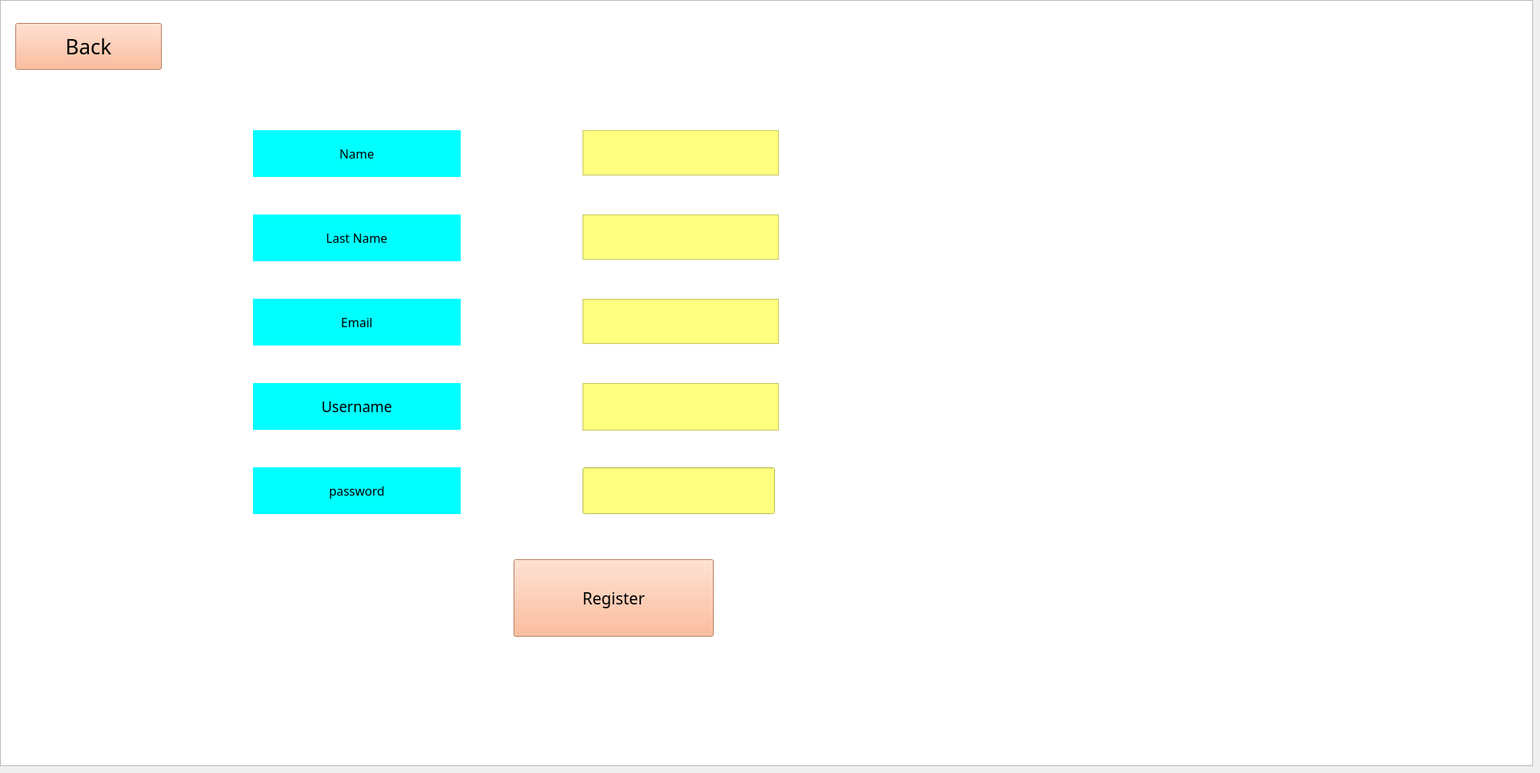
    <widget class="QWidget" name="page_3">
     <widget class="QPushButton" name="register_button">
      <property name="geometry">
       <rect>
        <x>670</x>
        <y>730</y>
        <width>261</width>
        <height>101</height>
       </rect>
      </property>
      <property name="font">
       <font>
        <family>Edwardian Script ITC</family>
        <pointsize>16</pointsize>
       </font>
      </property>
      <property name="styleSheet">
       <string notr="true">background-color: rgb(255, 170, 127);</string>
      </property>
      <property name="text">
       <string>Register</string>
      </property>
     </widget>
     <widget class="QTextEdit" name="email_text_register">
      <property name="geometry">
       <rect>
        <x>760</x>
        <y>390</y>
        <width>256</width>
        <height>59</height>
       </rect>
      </property>
      <property name="maximumSize">
       <size>
        <width>16777215</width>
        <height>125</height>
       </size>
      </property>
      <property name="styleSheet">
       <string notr="true">background-color: rgb(255, 255, 127);</string>
      </property>
     </widget>
     <widget class="QLabel" name="password_label_register">
      <property name="geometry">
       <rect>
        <x>330</x>
        <y>610</y>
        <width>271</width>
        <height>61</height>
       </rect>
      </property>
      <property name="font">
       <font>
        <family>Edwardian Script ITC</family>
        <pointsize>12</pointsize>
       </font>
      </property>
      <property name="styleSheet">
       <string notr="true">background-color: rgb(0, 255, 255);</string>
      </property>
      <property name="text">
       <string>password</string>
      </property>
      <property name="alignment">
       <set>Qt::AlignCenter</set>
      </property>
     </widget>
     <widget class="QLabel" name="email_label_register">
      <property name="geometry">
       <rect>
        <x>330</x>
        <y>390</y>
        <width>271</width>
        <height>61</height>
       </rect>
      </property>
      <property name="font">
       <font>
        <family>Edwardian Script ITC</family>
        <pointsize>12</pointsize>
       </font>
      </property>
      <property name="styleSheet">
       <string notr="true">background-color: rgb(0, 255, 255);</string>
      </property>
      <property name="text">
       <string>Email</string>
      </property>
      <property name="scaledContents">
       <bool>false</bool>
      </property>
      <property name="alignment">
       <set>Qt::AlignCenter</set>
      </property>
     </widget>
     <widget class="QLabel" name="name_label_register">
      <property name="geometry">
       <rect>
        <x>330</x>
        <y>170</y>
        <width>271</width>
        <height>61</height>
       </rect>
      </property>
      <property name="font">
       <font>
        <family>Edwardian Script ITC</family>
        <pointsize>12</pointsize>
       </font>
      </property>
      <property name="styleSheet">
       <string notr="true">background-color: rgb(0, 255, 255);</string>
      </property>
      <property name="text">
       <string>Name</string>
      </property>
      <property name="scaledContents">
       <bool>true</bool>
      </property>
      <property name="alignment">
       <set>Qt::AlignCenter</set>
      </property>
     </widget>
     <widget class="QTextEdit" name="name_text_register">
      <property name="geometry">
       <rect>
        <x>760</x>
        <y>170</y>
        <width>256</width>
        <height>59</height>
       </rect>
      </property>
      <property name="maximumSize">
       <size>
        <width>16777215</width>
        <height>125</height>
       </size>
      </property>
      <property name="styleSheet">
       <string notr="true">background-color: rgb(255, 255, 127);</string>
      </property>
     </widget>
     <widget class="QLabel" name="lastname_label_register">
      <property name="geometry">
       <rect>
        <x>330</x>
        <y>280</y>
        <width>271</width>
        <height>61</height>
       </rect>
      </property>
      <property name="font">
       <font>
        <family>Edwardian Script ITC</family>
        <pointsize>12</pointsize>
       </font>
      </property>
      <property name="styleSheet">
       <string notr="true">background-color: rgb(0, 255, 255);</string>
      </property>
      <property name="text">
       <string>Last Name</string>
      </property>
      <property name="scaledContents">
       <bool>false</bool>
      </property>
      <property name="alignment">
       <set>Qt::AlignCenter</set>
      </property>
     </widget>
     <widget class="QTextEdit" name="lastname_text_register">
      <property name="geometry">
       <rect>
        <x>760</x>
        <y>280</y>
        <width>256</width>
        <height>59</height>
       </rect>
      </property>
      <property name="maximumSize">
       <size>
        <width>16777215</width>
        <height>125</height>
       </size>
      </property>
      <property name="styleSheet">
       <string notr="true">background-color: rgb(255, 255, 127);</string>
      </property>
     </widget>
     <widget class="QLabel" name="username_label_register">
      <property name="geometry">
       <rect>
        <x>330</x>
        <y>500</y>
        <width>271</width>
        <height>61</height>
       </rect>
      </property>
      <property name="font">
       <font>
        <family>Edwardian Script ITC</family>
        <pointsize>14</pointsize>
       </font>
      </property>
      <property name="styleSheet">
       <string notr="true">background-color: rgb(0, 255, 255);</string>
      </property>
      <property name="text">
       <string>Username</string>
      </property>
      <property name="scaledContents">
       <bool>false</bool>
      </property>
      <property name="alignment">
       <set>Qt::AlignCenter</set>
      </property>
     </widget>
     <widget class="QTextEdit" name="username_text_register">
      <property name="geometry">
       <rect>
        <x>760</x>
        <y>500</y>
        <width>256</width>
        <height>62</height>
       </rect>
      </property>
      <property name="maximumSize">
       <size>
        <width>16777215</width>
        <height>125</height>
       </size>
      </property>
      <property name="styleSheet">
       <string notr="true">background-color: rgb(255, 255, 127);</string>
      </property>
     </widget>
     <widget class="QGraphicsView" name="graphicsView_3">
      <property name="geometry">
       <rect>
        <x>0</x>
        <y>0</y>
        <width>2000</width>
        <height>1000</height>
       </rect>
      </property>
      <property name="styleSheet">
       <string notr="true">background-image: url(:/newPrefix/writing-pad-3583553_1280.jpg);</string>
      </property>
     </widget>
     <widget class="QPushButton" name="back_register_page">
      <property name="geometry">
       <rect>
        <x>20</x>
        <y>30</y>
        <width>191</width>
        <height>61</height>
       </rect>
      </property>
      <property name="font">
       <font>
        <family>Edwardian Script ITC</family>
        <pointsize>20</pointsize>
       </font>
      </property>
      <property name="styleSheet">
       <string notr="true">background-color: rgb(255, 170, 127);</string>
      </property>
      <property name="text">
       <string>Back</string>
      </property>
     </widget>
     <widget class="QLineEdit" name="password_text_register">
      <property name="geometry">
       <rect>
        <x>760</x>
        <y>610</y>
        <width>251</width>
        <height>61</height>
       </rect>
      </property>
      <property name="styleSheet">
       <string notr="true">background-color: rgb(255, 255, 127);
border-color: rgb(0, 0, 0, 0);</string>
      </property>
      <property name="echoMode">
       <enum>QLineEdit::Password</enum>
      </property>
     </widget>
     <zorder>graphicsView_3</zorder>
     <zorder>register_button</zorder>
     <zorder>email_text_register</zorder>
     <zorder>password_label_register</zorder>
     <zorder>email_label_register</zorder>
     <zorder>name_label_register</zorder>
     <zorder>name_text_register</zorder>
     <zorder>lastname_label_register</zorder>
     <zorder>lastname_text_register</zorder>
     <zorder>username_label_register</zorder>
     <zorder>username_text_register</zorder>
     <zorder>back_register_page</zorder>
     <zorder>password_text_register</zorder>
    </widget>
